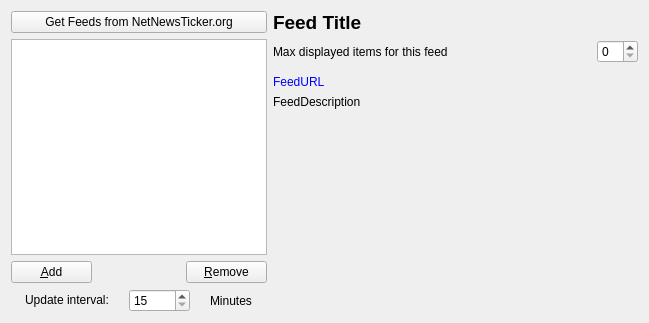
<?xml version="1.0" encoding="UTF-8"?>
<ui version="4.0">
 <class>FeedSettings</class>
 <widget class="QWidget" name="FeedSettings">
  <property name="geometry">
   <rect>
    <x>0</x>
    <y>0</y>
    <width>649</width>
    <height>323</height>
   </rect>
  </property>
  <property name="sizePolicy">
   <sizepolicy hsizetype="Expanding" vsizetype="Expanding">
    <horstretch>0</horstretch>
    <verstretch>0</verstretch>
   </sizepolicy>
  </property>
  <property name="maximumSize">
   <size>
    <width>16777215</width>
    <height>16777215</height>
   </size>
  </property>
  <property name="autoFillBackground">
   <bool>false</bool>
  </property>
  <layout class="QGridLayout" name="gridLayout_3">
   <item row="8" column="0">
    <layout class="QGridLayout" name="gridLayout_2">
     <item row="0" column="0">
      <widget class="QLabel" name="label">
       <property name="sizePolicy">
        <sizepolicy hsizetype="Fixed" vsizetype="Fixed">
         <horstretch>0</horstretch>
         <verstretch>0</verstretch>
        </sizepolicy>
       </property>
       <property name="text">
        <string>Update interval:</string>
       </property>
      </widget>
     </item>
     <item row="0" column="2">
      <widget class="QLabel" name="label_3">
       <property name="sizePolicy">
        <sizepolicy hsizetype="Fixed" vsizetype="Preferred">
         <horstretch>0</horstretch>
         <verstretch>0</verstretch>
        </sizepolicy>
       </property>
       <property name="text">
        <string>Minutes</string>
       </property>
      </widget>
     </item>
     <item row="0" column="1">
      <widget class="KIntSpinBox" name="kcfg_UpdateInterval">
       <property name="sizePolicy">
        <sizepolicy hsizetype="Fixed" vsizetype="Fixed">
         <horstretch>0</horstretch>
         <verstretch>0</verstretch>
        </sizepolicy>
       </property>
       <property name="accelerated">
        <bool>true</bool>
       </property>
       <property name="suffix">
        <string/>
       </property>
       <property name="prefix">
        <string/>
       </property>
       <property name="minimum">
        <number>15</number>
       </property>
       <property name="maximum">
        <number>10080</number>
       </property>
      </widget>
     </item>
    </layout>
   </item>
   <item row="0" column="0" rowspan="8">
    <layout class="QGridLayout" name="gridLayout">
     <item row="1" column="0" colspan="3">
      <widget class="QListWidget" name="feedListWidget">
       <property name="sizePolicy">
        <sizepolicy hsizetype="Minimum" vsizetype="Expanding">
         <horstretch>0</horstretch>
         <verstretch>0</verstretch>
        </sizepolicy>
       </property>
      </widget>
     </item>
     <item row="2" column="0">
      <widget class="QPushButton" name="addButton">
       <property name="text">
        <string>&amp;Add</string>
       </property>
      </widget>
     </item>
     <item row="2" column="2">
      <widget class="QPushButton" name="removeButton">
       <property name="text">
        <string>&amp;Remove</string>
       </property>
      </widget>
     </item>
     <item row="2" column="1">
      <spacer name="horizontalSpacer">
       <property name="orientation">
        <enum>Qt::Horizontal</enum>
       </property>
       <property name="sizeType">
        <enum>QSizePolicy::Fixed</enum>
       </property>
       <property name="sizeHint" stdset="0">
        <size>
         <width>40</width>
         <height>20</height>
        </size>
       </property>
      </spacer>
     </item>
     <item row="0" column="0" colspan="3">
      <widget class="QPushButton" name="getFeedsButton">
       <property name="sizePolicy">
        <sizepolicy hsizetype="Ignored" vsizetype="Fixed">
         <horstretch>0</horstretch>
         <verstretch>0</verstretch>
        </sizepolicy>
       </property>
       <property name="text">
        <string>Get Feeds from NetNewsTicker.org</string>
       </property>
      </widget>
     </item>
    </layout>
   </item>
   <item row="0" column="1" colspan="2">
    <widget class="QLabel" name="feedTitleLabel">
     <property name="sizePolicy">
      <sizepolicy hsizetype="Expanding" vsizetype="Fixed">
       <horstretch>0</horstretch>
       <verstretch>0</verstretch>
      </sizepolicy>
     </property>
     <property name="font">
      <font>
       <pointsize>14</pointsize>
       <weight>75</weight>
       <bold>true</bold>
      </font>
     </property>
     <property name="text">
      <string>Feed Title</string>
     </property>
    </widget>
   </item>
   <item row="3" column="1" colspan="2">
    <widget class="QLabel" name="feedUrlLabel">
     <property name="sizePolicy">
      <sizepolicy hsizetype="Expanding" vsizetype="Fixed">
       <horstretch>0</horstretch>
       <verstretch>0</verstretch>
      </sizepolicy>
     </property>
     <property name="maximumSize">
      <size>
       <width>16777215</width>
       <height>16777215</height>
      </size>
     </property>
     <property name="palette">
      <palette>
       <active>
        <colorrole role="WindowText">
         <brush brushstyle="SolidPattern">
          <color alpha="255">
           <red>0</red>
           <green>0</green>
           <blue>255</blue>
          </color>
         </brush>
        </colorrole>
       </active>
       <inactive>
        <colorrole role="WindowText">
         <brush brushstyle="SolidPattern">
          <color alpha="255">
           <red>0</red>
           <green>0</green>
           <blue>255</blue>
          </color>
         </brush>
        </colorrole>
       </inactive>
       <disabled>
        <colorrole role="WindowText">
         <brush brushstyle="SolidPattern">
          <color alpha="255">
           <red>119</red>
           <green>119</green>
           <blue>121</blue>
          </color>
         </brush>
        </colorrole>
       </disabled>
      </palette>
     </property>
     <property name="text">
      <string>FeedURL</string>
     </property>
    </widget>
   </item>
   <item row="4" column="1" colspan="2">
    <widget class="QLabel" name="feedDescriptionLabel">
     <property name="sizePolicy">
      <sizepolicy hsizetype="Expanding" vsizetype="Expanding">
       <horstretch>0</horstretch>
       <verstretch>0</verstretch>
      </sizepolicy>
     </property>
     <property name="text">
      <string>FeedDescription</string>
     </property>
     <property name="alignment">
      <set>Qt::AlignLeading|Qt::AlignLeft|Qt::AlignTop</set>
     </property>
     <property name="wordWrap">
      <bool>true</bool>
     </property>
    </widget>
   </item>
   <item row="1" column="2">
    <widget class="QSpinBox" name="spMaxItems">
     <property name="sizePolicy">
      <sizepolicy hsizetype="Fixed" vsizetype="Fixed">
       <horstretch>0</horstretch>
       <verstretch>0</verstretch>
      </sizepolicy>
     </property>
    </widget>
   </item>
   <item row="1" column="1">
    <widget class="QLabel" name="label_5">
     <property name="text">
      <string>Max displayed items for this feed</string>
     </property>
    </widget>
   </item>
  </layout>
 </widget>
 <customwidgets>
  <customwidget>
   <class>KIntSpinBox</class>
   <extends>QSpinBox</extends>
   <header>knuminput.h</header>
  </customwidget>
 </customwidgets>
 <resources/>
 <connections/>
</ui>
